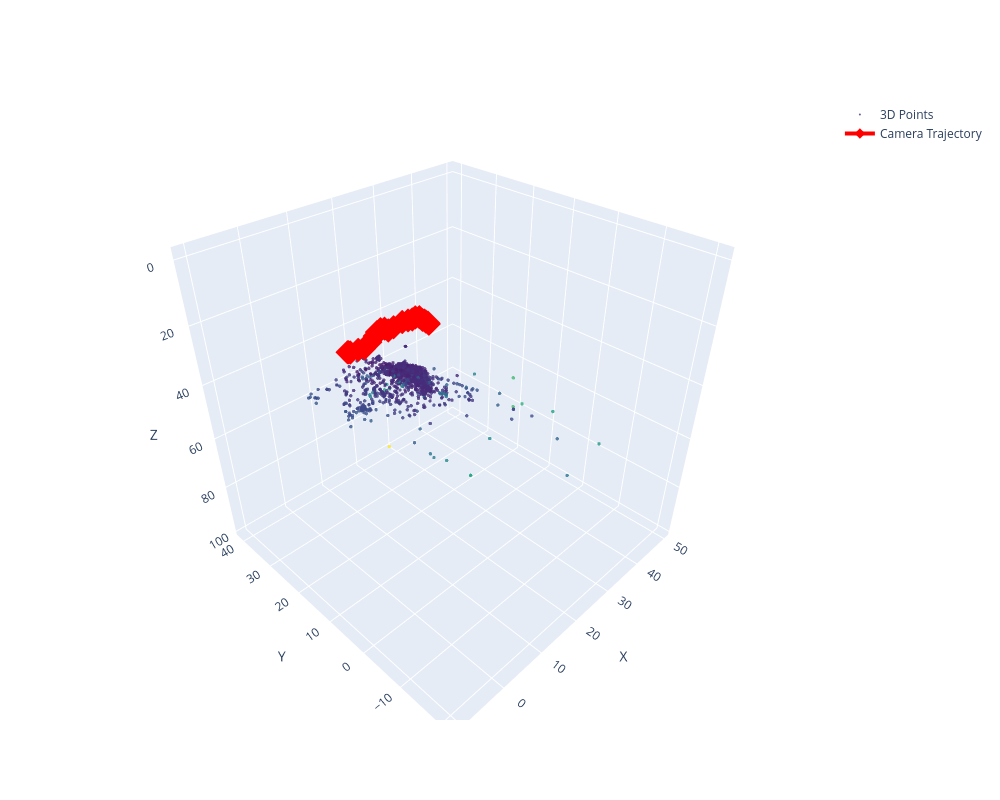
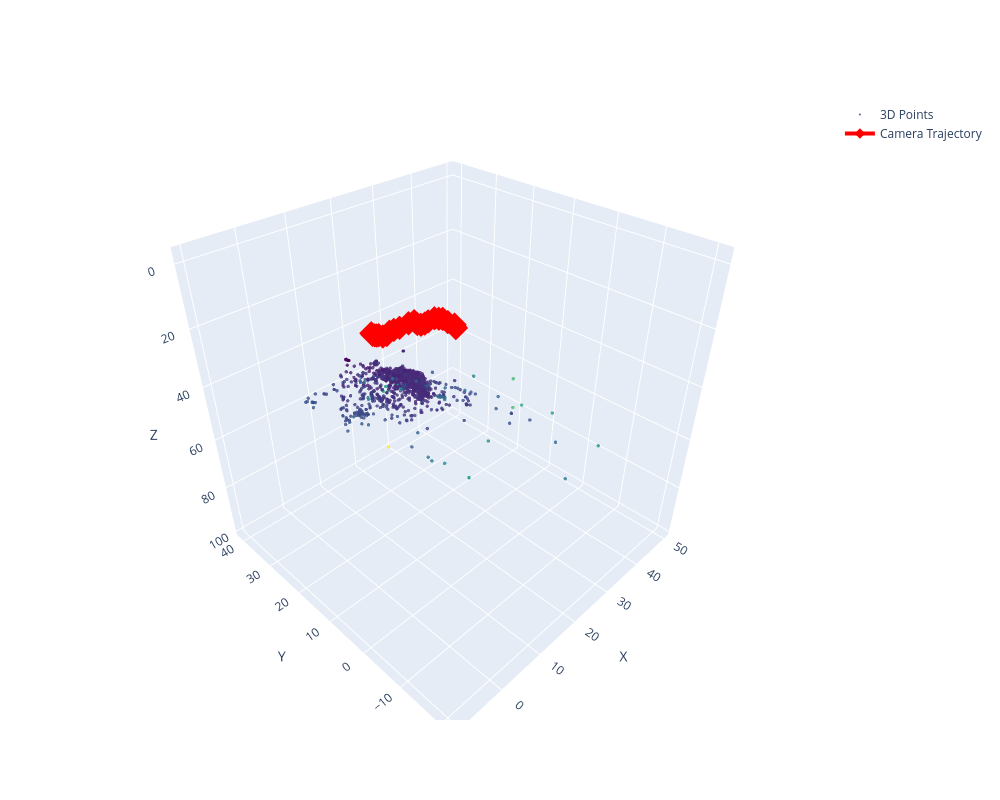

The cell these charts' notebook holds for them, in order:
### Markdown cell above
### Noise modelling

### Code cell
# factor graph
graph = gtsam.NonlinearFactorGraph()
initial_values = gtsam.Values()

# prior on first camera
prior_noise = gtsam.noiseModel.Diagonal.Sigmas(np.array([0.01, 0.01, 0.01, 0.01, 0.01, 0.01]))
first_cam_id = 0
first_R = gtsam.Rot3(remapped_cameras[first_cam_id]['R'])
first_t = remapped_cameras[first_cam_id]['t']
first_pose = gtsam.Pose3(first_R, first_t)
graph.add(gtsam.PriorFactorPose3(first_cam_id, first_pose, prior_noise))

print(f"Added prior on camera {first_cam_id} to anchor reconstruction")

# camera intrinsics
K_gtsam = gtsam.Cal3_S2(K_reconstructed[0,0], K_reconstructed[1,1], 
                        K_reconstructed[0,1], K_reconstructed[0,2], K_reconstructed[1,2])

# add camera poses to initial values
for cam_id in remapped_cameras.keys():
    R = gtsam.Rot3(remapped_cameras[cam_id]['R'])
    t = remapped_cameras[cam_id]['t']
    pose = gtsam.Pose3(R, t)
    initial_values.insert(cam_id, pose)

# Add 3D points to initial values
for point_id in remapped_points_3d.keys():
    point = gtsam.Point3(remapped_points_3d[point_id]['coords'])
    initial_values.insert(point_id + 1000, point)

# Add observation factors with adaptive noise based on number of observations
for point_id, point_data in remapped_points_3d.items():
    num_observations = len(point_data['observations'])
    
    # More observations = more confident = tighter noise
    if num_observations >= 4:
        point_noise = gtsam.noiseModel.Diagonal.Sigmas(np.array([1.0, 1.0]))
    elif num_observations == 3:
        point_noise = gtsam.noiseModel.Diagonal.Sigmas(np.array([1.5, 1.5]))
    else:  # 2 observations
        point_noise = gtsam.noiseModel.Diagonal.Sigmas(np.array([2.0, 2.0]))
    
    for cam_id, kp_idx in point_data['observations'].items():
        kp = remapped_cameras[cam_id]['keypoints'][kp_idx].pt
        measurement = gtsam.Point2(kp[0], kp[1])
        factor = gtsam.GenericProjectionFactorCal3_S2(
            measurement, point_noise, cam_id, point_id + 1000, K_gtsam)
        graph.add(factor)

print(f"Graph has {graph.size()} factors")
print(f"Initial values has {initial_values.size()} variables")

# Check initial error
initial_error = graph.error(initial_values)
print(f"Initial error: {initial_error:.2f}")

# Optimize with Levenberg-Marquardt
print("\nRunning bundle adjustment...")
params = gtsam.LevenbergMarquardtParams()
optimizer = gtsam.LevenbergMarquardtOptimizer(graph, initial_values, params)
result = optimizer.optimize()

final_error = graph.error(result)
print(f"Final error: {final_error:.2f}")
print("Bundle adjustment complete!")

# extract optimized results
optimized_cameras = {}
optimized_points = []

for cam_id in remapped_cameras.keys():
    optimized_pose = result.atPose3(cam_id)
    optimized_cameras[cam_id] = {
        'R': optimized_pose.rotation().matrix(),
        't': np.array(optimized_pose.translation())
    }

for point_id in remapped_points_3d.keys():
    optimized_point = result.atPoint3(point_id + 1000)
    optimized_points.append(np.array(optimized_point))

optimized_points = np.array(optimized_points)
optimized_camera_positions = np.array([optimized_cameras[i]['t'] for i in sorted(optimized_cameras.keys())])


initial_avg_error = np.sqrt(graph.error(initial_values) / graph.size())
final_avg_error = np.sqrt(graph.error(result) / graph.size())   

print(f"Average reprojection error:")
print(f"Initial: {initial_avg_error:.2f} pixels")  
print(f"Final: {final_avg_error:.2f} pixels")

# Movement analysis
camera_movement = np.linalg.norm(optimized_camera_positions - final_camera_poses, axis=1)
print(f"Average camera movement: {np.mean(camera_movement):.3f}")
# Plot results
print("\nPlotting ORIGINAL reconstruction:")
plot(final_points_3d, final_camera_poses)

print("\nPlotting OPTIMIZED reconstruction:")
plot(optimized_points, optimized_camera_positions)

### Figure 1 — Plotly figure (JSON) as saved in the notebook; plotly's stock layout.template omitted (floating-point values rounded to 4 significant figures; data arrays with more than 128 entries replaced by an {"elided": "..."} marker saying what was removed)
{"data": [{"marker": {"color": {"elided": "1610 float values"}, "colorscale": [[0, "#440154"], [0.1111, "#482878"], [0.2222, "#3e4989"], [0.3333, "#31688e"], [0.4444, "#26828e"], [0.5556, "#1f9e89"], [0.6667, "#35b779"], [0.7778, "#6ece58"], [0.8889, "#b5de2b"], [1, "#fde725"]], "opacity": 0.8, "size": 2}, "mode": "markers", "name": "3D Points", "type": "scatter3d", "x": {"elided": "1610 float values"}, "y": {"elided": "1610 float values"}, "z": {"elided": "1610 float values"}}, {"line": {"color": "red", "width": 4}, "marker": {"color": "red", "size": 8, "symbol": "diamond"}, "mode": "markers+lines", "name": "Camera Trajectory", "type": "scatter3d", "x": [-10.39, -10.39, -10.25, -9.947, -8.611, -7.432, -6.882, -6.151, -5.19, -4.593, -3.845, -3.038, -2.75, -1.655, 0.0, 0.9845, 1.772, 2.439, 3.078, 3.49, 3.782, 4.076, 4.215, 4.326], "y": [-0.9384, -0.9318, -0.9418, -0.9224, -0.8844, -0.6945, -0.5893, -0.414, -0.2469, -0.02143, 0.09367, 0.2186, -0.196, -0.06496, 0.0, -0.1168, -0.1319, -0.059, -0.1913, -0.3804, -0.4876, -0.4798, -0.7642, -0.7844], "z": [0.1961, 0.1935, 0.2847, 0.5843, 0.8584, 1.367, 1.054, 0.8823, 0.08809, -0.3892, -0.5544, -0.1058, 0.2768, 0.2464, 0.0, 0.1307, 0.3473, 0.2891, 0.529, 1.402, 1.679, 2.155, 2.36, 2.719]}], "layout": {"height": 800, "scene": {"aspectmode": "cube", "xaxis": {"autorange": "reversed", "title": {"text": "X"}}, "yaxis": {"autorange": "reversed", "title": {"text": "Y"}}, "zaxis": {"autorange": "reversed", "title": {"text": "Z"}}}, "width": 1000}}

### Figure 2 — Plotly figure (JSON) as saved in the notebook; plotly's stock layout.template omitted (floating-point values rounded to 4 significant figures; data arrays with more than 128 entries replaced by an {"elided": "..."} marker saying what was removed)
{"data": [{"marker": {"color": {"elided": "1610 float values"}, "colorscale": [[0, "#440154"], [0.1111, "#482878"], [0.2222, "#3e4989"], [0.3333, "#31688e"], [0.4444, "#26828e"], [0.5556, "#1f9e89"], [0.6667, "#35b779"], [0.7778, "#6ece58"], [0.8889, "#b5de2b"], [1, "#fde725"]], "opacity": 0.8, "size": 2}, "mode": "markers", "name": "3D Points", "type": "scatter3d", "x": {"elided": "1610 float values"}, "y": {"elided": "1610 float values"}, "z": {"elided": "1610 float values"}}, {"line": {"color": "red", "width": 4}, "marker": {"color": "red", "size": 8, "symbol": "diamond"}, "mode": "markers+lines", "name": "Camera Trajectory", "type": "scatter3d", "x": [9.072, 9.062, 9.04, 9.04, 8.091, 7.321, 6.786, 6.114, 5.017, 4.358, 3.634, 2.953, 2.769, 1.669, 0.0, -0.9939, -1.805, -2.45, -3.125, -3.737, -4.104, -4.5, -4.72, -4.865], "y": [-2.022, -2.029, -1.945, -1.784, -1.325, -1.039, -0.7975, -0.5948, -0.4219, -0.4407, -0.3965, -0.4167, 0.03489, 0.00335, 0.0, 0.08682, 0.03497, -0.1407, -0.1059, -0.008221, 0.004553, -0.09784, 0.1025, 0.1469], "z": [4.75, 4.747, 4.538, 3.901, 2.908, 1.704, 1.461, 1.022, 1.287, 1.435, 1.317, 0.6259, 0.06538, -0.1276, 0.0, -0.06775, -0.1351, 0.1217, 0.1109, -0.5731, -0.7212, -1.106, -1.279, -1.743]}], "layout": {"height": 800, "scene": {"aspectmode": "cube", "xaxis": {"autorange": "reversed", "title": {"text": "X"}}, "yaxis": {"autorange": "reversed", "title": {"text": "Y"}}, "zaxis": {"autorange": "reversed", "title": {"text": "Z"}}}, "width": 1000}}
